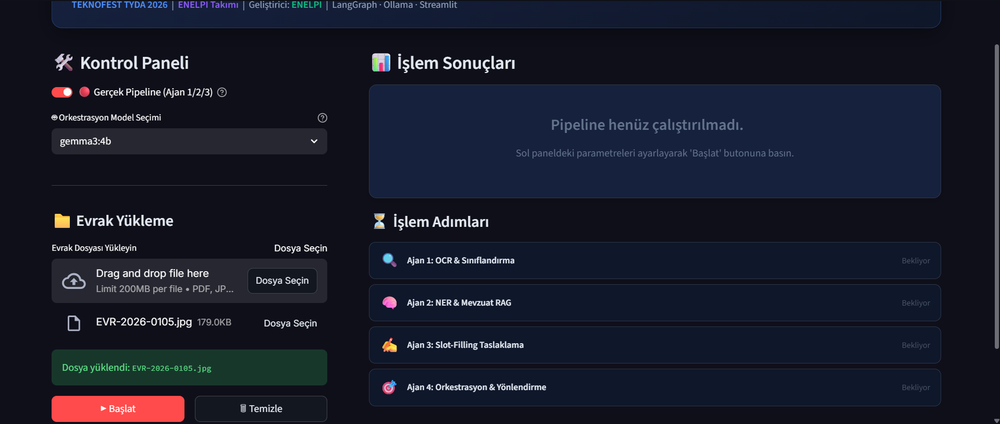
#> input picture ekran_görüntüleri/ENELPİ_arayüz.png, 1000 x 424 px, shrunk from 1919 x 813 before the run
$ python -i on_isleme.py   (imports and definitions only)
#> lines starting #> are read from the running program, lines starting #| are printed output that depends on the picture; after the words box and inside, x2 and y2 are one past the last pixel; in counts of white or black regions, pixels touching at a corner belong together
#> in on_isle, img_bgr is the input picture: shape (424, 1000, 3); mean B, G, R 42.3, 27.3, 24
# -*- coding: utf-8 -*-
"""
OCR ön işleme modülü.
Ham görüntüyü Tesseract'a girmeden önce kalitesini artıran adımları uygular.
Sadece TARANMIS_GORUNTU kayıt tipinde çalışır; PDF_METIN_KATMANI için atlanır.
"""
import cv2
import numpy as np
from PIL import Image
from pathlib import Path


def _gri_donustur(img_bgr: np.ndarray) -> np.ndarray:
    return cv2.cvtColor(img_bgr, cv2.COLOR_BGR2GRAY)
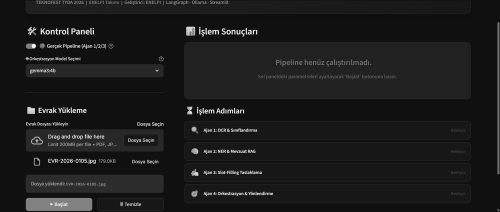
#> returned value: shape (424, 1000) (shown at 1/2 size); min 0, max 255, mean 28


def _adaptif_esikleme(gri: np.ndarray) -> np.ndarray:
    """
    Adaptif eşikleme: yerel parlaklık farklarına dayanır.
    Taranmış belgelerdeki gölge/leke etkisini bastırır.
    Gaussian yöntemi + ince blok boyutu (31) Türkçe karakter
    detaylarını (ş, ğ, ı, ç, ö, ü) daha iyi ayırt eder.
    """
    return cv2.adaptiveThreshold(
        gri, 255,
        cv2.ADAPTIVE_THRESH_GAUSSIAN_C,
        cv2.THRESH_BINARY,
        blockSize=31, C=10
    )
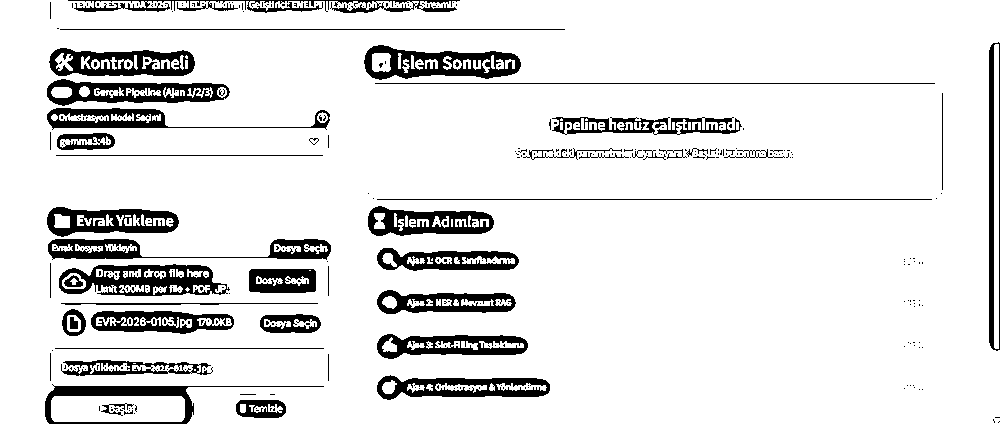
#> returned value: shape (424, 1000); 89.1% white; 383 black regions (338 under 20 px), largest, box (x1, y1, x2, y2) and area: (59, 264, 230, 296) 2873, (364, 45, 521, 80) 2772, (47, 79, 230, 106) 2482


def _gurultu_gider(ikili: np.ndarray) -> np.ndarray:
    """Morfolojik açma + kapama ile tuz-biber gürültüsünü temizler."""
    kernel = cv2.getStructuringElement(cv2.MORPH_RECT, (2, 2))
    acma = cv2.morphologyEx(ikili, cv2.MORPH_OPEN, kernel)
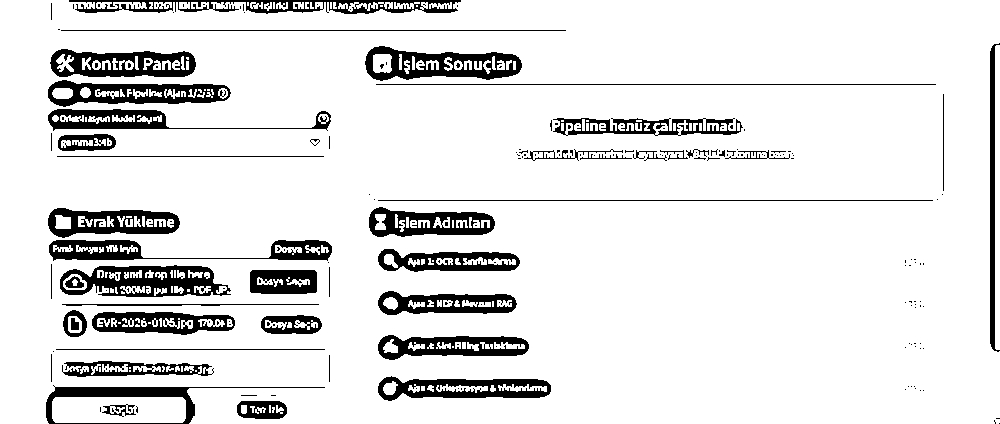
#> acma: shape (424, 1000); 88.9% white; 217 black regions (173 under 20 px), largest, box (x1, y1, x2, y2) and area: (60, 265, 231, 297) 3014, (365, 46, 522, 81) 2786, (69, 0, 461, 14) 2656
    kapama = cv2.morphologyEx(acma, cv2.MORPH_CLOSE, kernel)
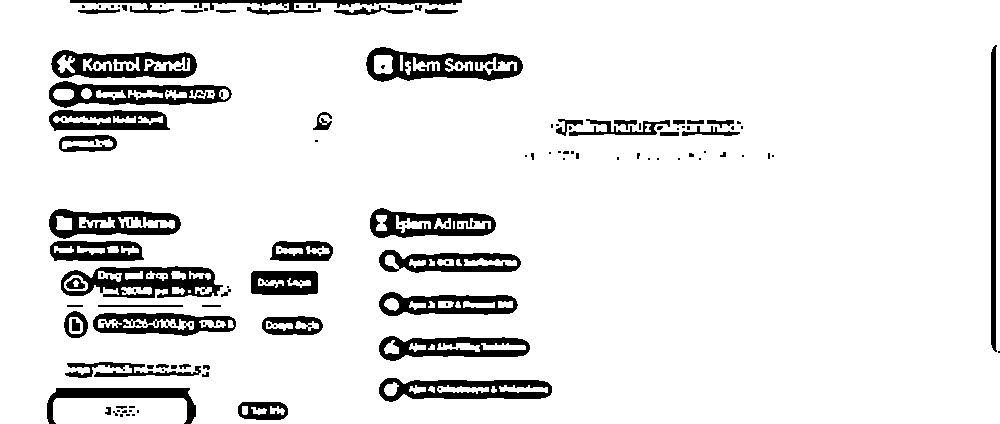
#> kapama: shape (424, 1000); 90.3% white; 149 black regions (92 under 20 px), largest, box (x1, y1, x2, y2) and area: (61, 266, 223, 298) 2795, (366, 47, 523, 82) 2717, (49, 81, 232, 108) 2425
    return kapama


def _egiklik_duzelt(ikili: np.ndarray) -> tuple[np.ndarray, float]:
    """
    Hough dönüşümü ile sayfanın eğiklik açısını tahmin edip düzeltir.
    Döndürme sonrası kenar piksellerini beyaz (arka plan) ile doldurur.
    """
    kenarlar = cv2.Canny(ikili, 50, 150, apertureSize=3)
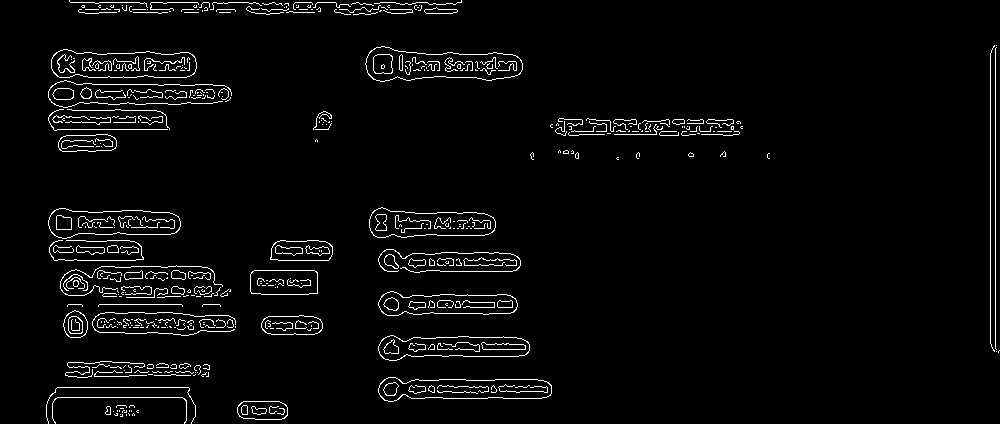
#> kenarlar: shape (424, 1000); 3.3% white in thin lines or dots
    cizgiler = cv2.HoughLinesP(kenarlar, 1, np.pi / 180,
                                threshold=80, minLineLength=100, maxLineGap=10)
#> cizgiler = 16 rows, first 6: [990, 343, 990, 53], [995, 348, 995, 48], [70, 2, 255, 2], [79, 9, 234, 9], [53, 129, 169, 129], [49, 397, 190, 397]
    if cizgiler is None:
        return ikili, 0.0

    acilar = []
    for cizgi in cizgiler:
        x1, y1, x2, y2 = cizgi[0]
        if x2 != x1:
            aci = np.degrees(np.arctan2(y2 - y1, x2 - x1))
            if abs(aci) < 20:     # yalnızca yatay çizgileri dikkate al
                acilar.append(aci)
#> this loop made 16 passes
#> (x1, y1, x2, y2, aci) on passes 3 to 10: (70, 2, 255, 2, 0), (79, 9, 234, 9, 0), (53, 129, 169, 129, 0), (49, 397, 190, 397, 0), (57, 387, 188, 387, 0), (555, 131, 738, 131, 0), (391, 61, 521, 61, 0), (76, 84, 179, 84, 0)
#> after the loop, acilar = [0, 0, 0, 0, 0, 0, 0, 0, 0, 0, 0, 0, 0.979, 0]

    if not acilar:
        return ikili, 0.0

    medyan_aci = float(np.median(acilar))
#> medyan_aci = 0
    h, w = ikili.shape
    merkez = (w // 2, h // 2)
    M = cv2.getRotationMatrix2D(merkez, medyan_aci, 1.0)
#> M = [[1, 0, 0], [0, 1, 0]]
    duzeltilmis = cv2.warpAffine(
        ikili, M, (w, h),
        flags=cv2.INTER_CUBIC,
        borderMode=cv2.BORDER_CONSTANT,
        borderValue=255
    )
    return duzeltilmis, round(medyan_aci, 2)


def on_isle(goruntu_yolu: Path, debug_kaydet: bool = False) -> tuple[np.ndarray, dict]:
    """
    Tam ön işleme zinciri. Dönüş:
      - işlenmiş numpy dizisi (Tesseract'a verilecek)
      - uygulanan adımların özet metadatası
    """
    img_bgr = cv2.imread(str(goruntu_yolu))
    if img_bgr is None:
        raise FileNotFoundError(f"Görüntü açılamadı: {goruntu_yolu}")

    gri = _gri_donustur(img_bgr)
    ikili = _adaptif_esikleme(gri)
    temiz = _gurultu_gider(ikili)
    duzeltilmis, tespit_edilen_aci = _egiklik_duzelt(temiz)
#> tespit_edilen_aci = 0

    meta = {
        "giris_boyutu": list(img_bgr.shape[:2]),  # [yükseklik, genişlik]
        "tespit_edilen_egiklik_aci": tespit_edilen_aci,
        "uygulanan_adimlar": ["gri_donusum", "adaptif_esikleme",
                              "gurultu_giderme", "egiklik_duzeltme"],
    }
#> meta = {'giris_boyutu': [424, 1000], 'tespit_edilen_egiklik_aci': 0, 'uygulanan_adimlar': ['gri_donusum', 'adaptif_esikleme', 'gurultu_giderme', 'egiklik_duzeltme']}

    if debug_kaydet:
        hata_yolu = goruntu_yolu.parent / f"_debug_{goruntu_yolu.stem}.png"
        cv2.imwrite(str(hata_yolu), duzeltilmis)

    return duzeltilmis, meta

>>> result = on_isle('../ekran_görüntüleri/ENELPİ_arayüz.png')

$ run again, on ekran_görüntüleri/ENELPİ_eksik_bilgi_tamamlama.png
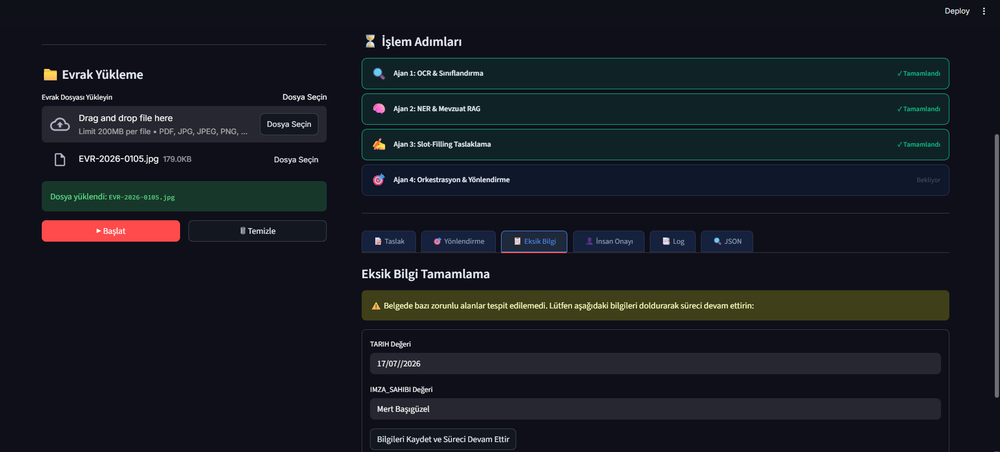
#> input picture ekran_görüntüleri/ENELPİ_eksik_bilgi_tamamlama.png, 1000 x 452 px, shrunk from 1916 x 866 before the run
#> in on_isle, img_bgr is the input picture: shape (452, 1000, 3); mean B, G, R 34.5, 27.1, 23.7
#> in _adaptif_esikleme, `return cv2.adaptiveThreshold( gri, 255, cv2.ADAPTIVE_THRESH_GAUSSIAN_C..`:
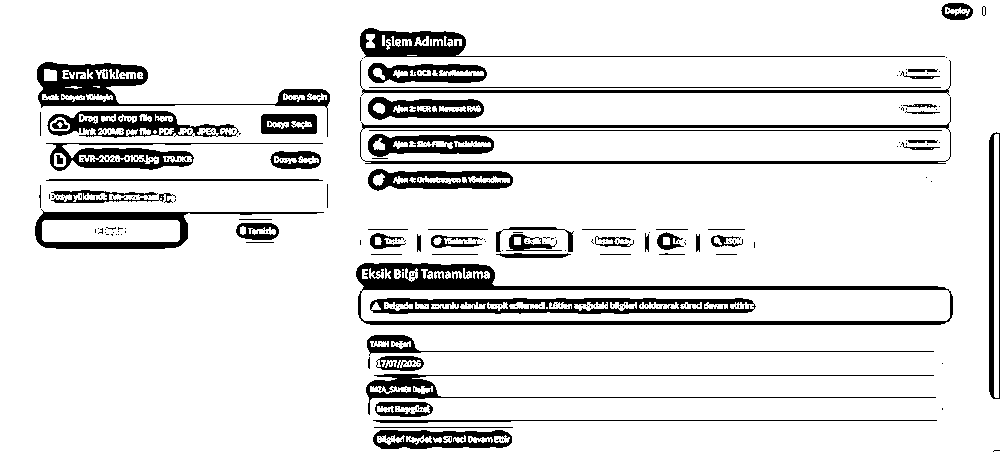
#> returned value: shape (452, 1000); 88.2% white; 357 black regions (291 under 20 px), largest, box (x1, y1, x2, y2) and area: (356, 263, 953, 325) 7059, (37, 62, 330, 137) 3768, (370, 298, 756, 314) 3682
#> acma: shape (452, 1000); 88.1% white; 186 black regions (122 under 20 px), largest, box (x1, y1, x2, y2) and area: (357, 264, 954, 326) 7109, (38, 63, 331, 138) 3854, (371, 299, 757, 315) 3822
#> kapama: shape (452, 1000); 89.6% white; 110 black regions (47 under 20 px), largest, box (x1, y1, x2, y2) and area: (358, 265, 948, 292) 4486, (372, 300, 755, 316) 3641, (39, 64, 177, 109) 2939
#> in _egiklik_duzelt, `kenarlar = cv2.Canny(ikili, 50, 150, apertureSize=3)`:
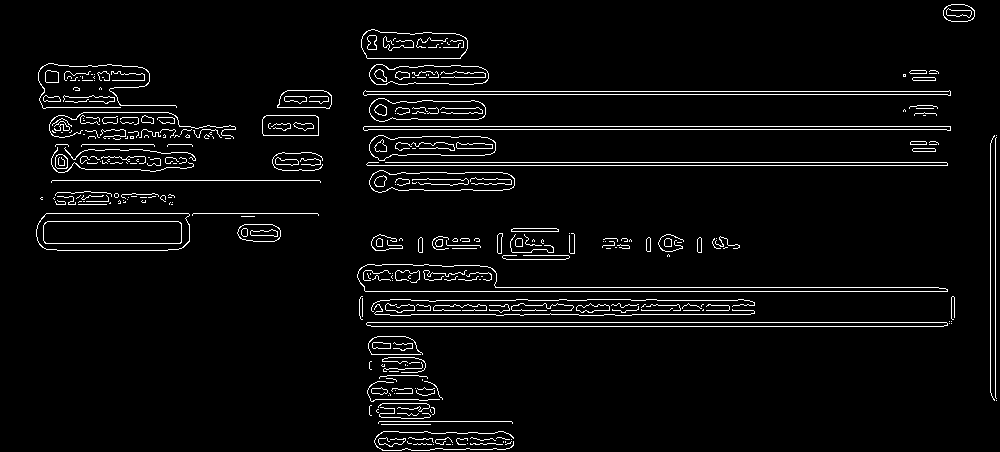
#> kenarlar: shape (452, 1000); 4.2% white in thin lines or dots
#> cizgiler = 28 rows, first 6: [368, 162, 946, 162], [364, 126, 950, 126], [371, 326, 943, 326], [363, 129, 950, 129], [367, 322, 946, 322], [367, 165, 947, 165]
#> the loop in _egiklik_duzelt, `for cizgi in cizgiler:` made 28 passes
#> (x1, y1, x2, y2, aci) on passes 1 to 8: (368, 162, 946, 162, 0), (364, 126, 950, 126, 0), (371, 326, 943, 326, 0), (363, 129, 950, 129, 0), (367, 322, 946, 322, 0), (367, 165, 947, 165, 0), (363, 94, 950, 94, 0), (365, 291, 947, 291, 0)
#> after the loop in _egiklik_duzelt, `for cizgi in cizgiler:`: acilar = 26 values, max 1.03 at index 21, min -0.902 at index 23, mean 0.005
#> medyan_aci = 0
#> M = [[1, 0, 0], [0, 1, 0]]
#> tespit_edilen_aci = 0
#> meta = {'giris_boyutu': [452, 1000], 'tespit_edilen_egiklik_aci': 0, 'uygulanan_adimlar': ['gri_donusum', 'adaptif_esikleme', 'gurultu_giderme', 'egiklik_duzeltme']}
